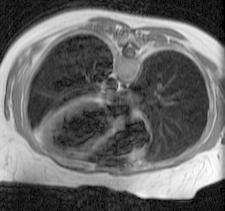
%> input picture chest.pgm, 225 x 211 px
$ octave --eval "result = robertsImage('chest.pgm');"   (GNU Octave 9; MATLAB toolbox functions it lacks are replaced by stand-ins)
%> lines starting %> are read from the running program, lines starting %| are printed output that depends on the picture
function [ Fx, Fy ] = robertsImage( image )
%> called with image = 'chest.pgm'
%UNTITLED3 Summary of this function goes here
%   Detailed explanation goes here
I = imread(image);
%> I is the input picture: size 211x225 uint8; min 0, max 255, mean 102.4
F = im2double(I);
hx = [0,1;-1,0]; % x derivative
hy = [1,0;0,-1]; % y derivative

Fx = imfilter(F,hx,'replicate','conv');
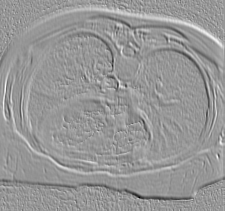
%> Fx: size 211x225 double; min -0.529, max 0.365, mean 0.000949; drawn with min black and max white
Fy = imfilter(F,hy, 'replicate', 'conv');
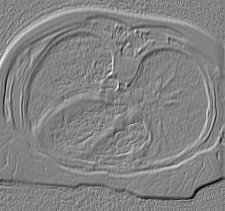
%> Fy: size 211x225 double; min -0.443, max 0.416, mean -0.000924; drawn with min black and max white
h2 = [0,1,0;1,1,1;0,1,0]; %Dilation
F3 = imdilate(F,h2); %Dilation
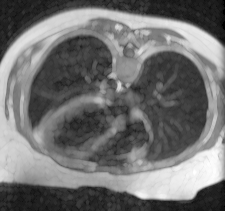
%> F3: size 211x225 double; min 0, max 1, mean 0.44


figure, imshow(Fx)
%> after `imshow(Fx)`:
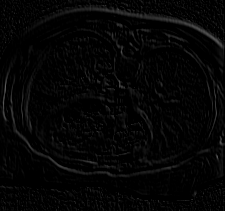
%> displayed picture: size 211x225, on the screen's scale of 0 to 255; min 0, max 93, mean 5.1
figure, imshow(Fy)
%> after `imshow(Fy)`:
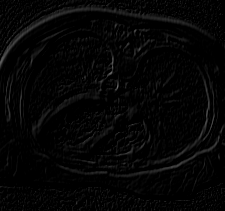
%> displayed picture: size 211x225, on the screen's scale of 0 to 255; min 0, max 106, mean 5.2

end
